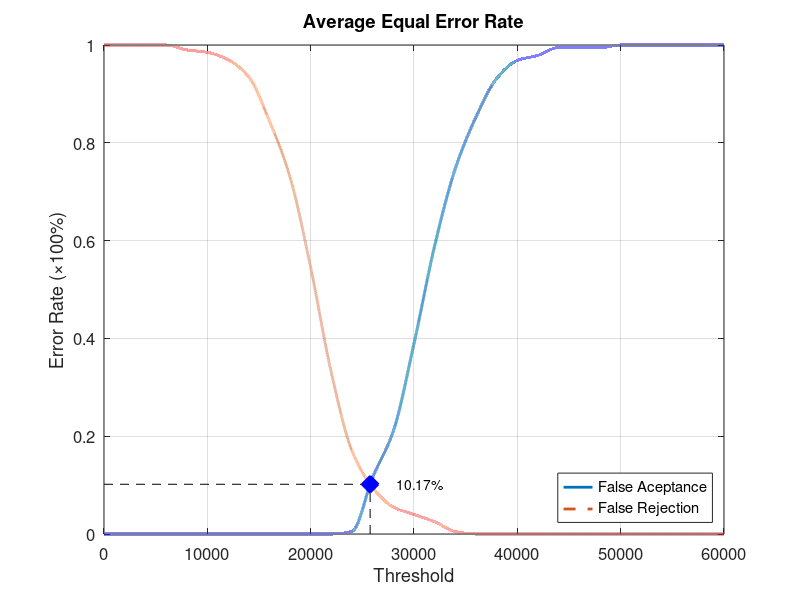
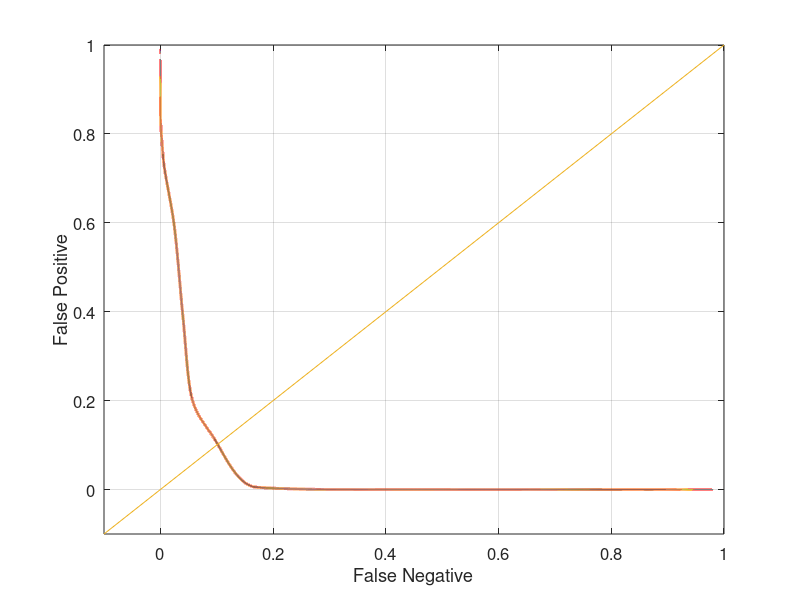

Source code (MATLAB) for these figures, in order:
function yEER = Database2_3
close all;
clear;
clc;
x = 0:2000:60000;
xq = 0:0.5:60000;

y0 = [0 0 0 0 0 0 0 0 0 0 0 0 0.00526316 0.115789 0.210526 0.389474 0.589474 0.747368 0.852632 0.931579 0.968421 0.978947 0.994737 0.994737 0.994737 1 1 1 1 1 1];
yy0 = interp1(x, y0, xq, 'pchip');
y1 = [1 1 1 1 0.99 0.985 0.97 0.935 0.845 0.73 0.545 0.33 0.17 0.095 0.055 0.04 0.025 0.005 0 0 0 0 0 0 0 0 0 0 0 0 0];
yy1 = interp1(x, y1, xq, 'pchip');

% Calculating EER: 
y2 = abs(y0 - y1);
find(y2 == min(y2))
yy2 = abs(yy0 - yy1);
xEER = find(yy2 == min(yy2));
xEERIndex = xq(xEER) % X-axis EER
yEER = yy0(xEER) % Y-axis EER

main = figure
plot(xq, yy0,'-','LineWidth', 2);	hold on
plot(xq, yy1,'--','LineWidth', 2);	hold on
plot([xEERIndex xEERIndex], [0 yEER], 'k--');	hold on
plot([0 xEERIndex], [yEER yEER], 'k--');	hold on
plot(xEERIndex, yEER, 'bx', 'LineWidth', 10);	hold on
text(xEERIndex + 10 * xEERIndex / 100, yEER, [num2str(round((10000 * yEER)) / 100) '%'])
legend('False Aceptance', 'False Rejection', 'Location', 'SouthEast')
xlabel('Threshold')
ylabel('Error Rate (\times100%)')
title('Average Equal Error Rate')
set(gca, 'FontSize', 12)
axis([0 60000 0 1])
grid on

print(main, 'Database2_3Main', '-dpng');
FNRxFPR = figure('Color', [1 1 1]);
plot(yy1, yy0, '-', yy1, yy0, 'LineWidth', 2);
hold on
y = -0.1:0.1:1
plot(y, y); 
set(gca, 'FontSize', 12)
xlabel('False Negative')
ylabel('False Positive')
axis([-0.1 1 -0.1 1])
set(gca, 'FontSize', 12)
grid on

print(FNRxFPR, 'Database2_3FNRxFPR','-dpng');
end
